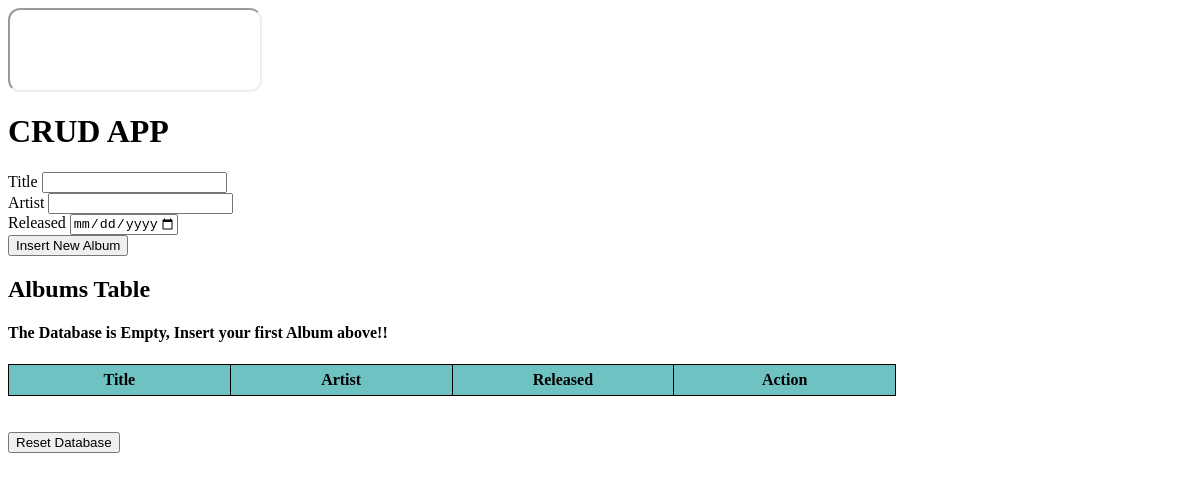
Before: / with the older database file.
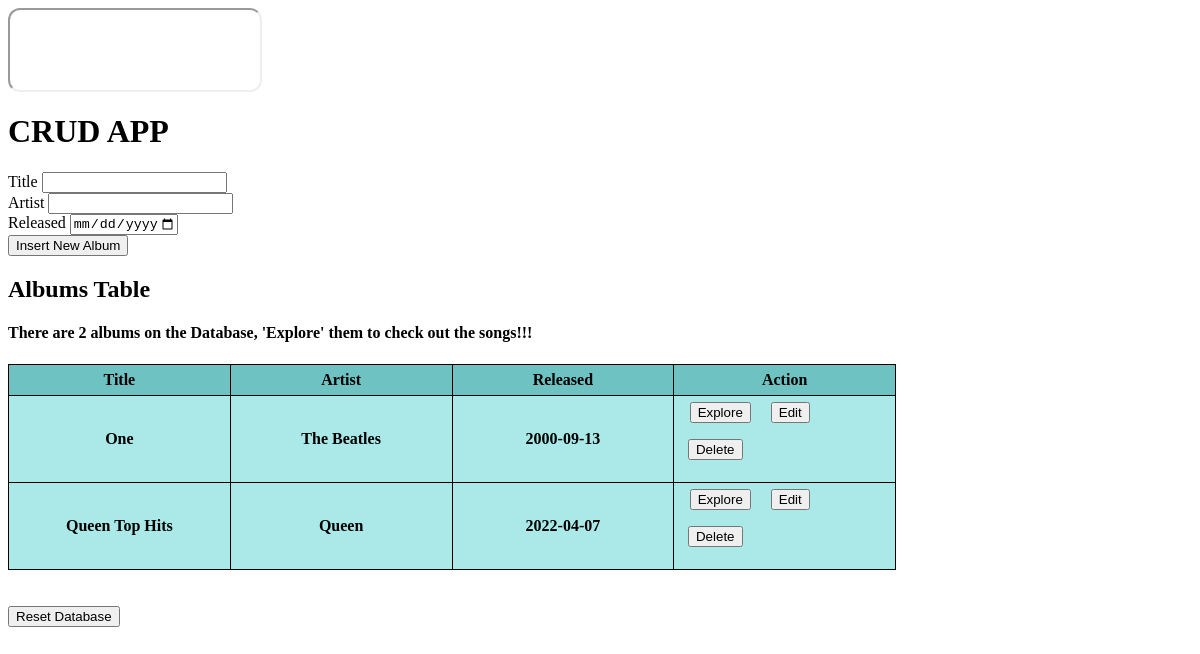
After: the same page with the newer database file.
### models.py (models this page shows, shortened)
class Albums(DB.Model):
    id = DB.Column(DB.Integer, primary_key = True, autoincrement=True)
    title = DB.Column(DB.String(30), nullable = False)
    artist = DB.Column(DB.String(30), nullable = False)
    released = DB.Column(DB.Date, nullable = False)

### app.py (the view)
@app.route('/')
def home():
    albums = Albums.query.all()
    albums_count = Albums.query.count()
    return render_template('home.html', Albums=albums, Albums_count=albums_count)

### templates/home.html (shortened to what this page needs)
<iframe style="border-radius:12px" src="https://open.spotify.com/embed/track/5jgFfDIR6FR0gvlA56Nakr?utm_source=generator&theme=0" width="250" height="80"></iframe>
<h1>CRUD APP</h1>
<form action="album_insert" method="post">
        <lable for="title">Title</lable>
        <input type="text" name="title" value="" required> <br>
        <lable for="artist">Artist</lable>
        <input type="text" name="artist" value="" required> <br>
        <label for="released">Released</label>
        <input type="date" name="released" value="" min="1900-01-01" max="2025-01-01" required> <br>
        <input type="submit" value="Insert New Album">
</form>
<html>
<body>
<h2>Albums Table</h2>
<h4>{% if Albums_count == 0 %}
    The Database is Empty, Insert your first Album above!!
    {% elif Albums_count == 1 %}
    There is only 1 Album on the Database, try adding some more!!
    {% else %}
    There are {{Albums_count}} albums on the Database, 'Explore' them to check out the songs!!!
    {% endif %}</h4>
<table style="width:75%">
  <tr>
    <th>Title</th>
    <th>Artist</th>
    <th>Released</th>
    <th>Action</th>
  </tr>
  <tr>
    {% for album in Albums %}
  <tr>
    <th> {{ album.title }}</th>
    <th> {{ album.artist }}</th>
    <th> {{ album.released }}</th>
    <th>
      <div style="float: left; width: 80">
        <form action="tracks" method="post">
          <input type="submit" value="Explore">
        </form>
      </div>
      <div style="float: left; width: 60" >
        <form action="edit_album" method="post">
          <input type="submit" value="Edit">
        </form>
      </div>
      <div style="float: left; width: 70">
        <form action="album_delete" method="post">
          <input type="submit" value="Delete">
        </form>
      </div>
    </th>
  </tr>
    {% endfor %}
</table>
<br>
<br>
<form action="reset" method="post">
  <input type="submit" value="Reset Database">
</form>
</body>
</html>

### templates/home.html (style rules this page uses)
table, th, td { border: 1px solid black; border-collapse: collapse; width: 100%; table-layout:fixed; padding: 6px; }
tr { background-color: #abe9e9; }
tr:first-child { background-color: #6fc2c2; }

Changed rows visible on the page:
added Albums: title "One", artist "The Beatles", released "2000-09-13"
added Albums: title "Queen Top Hits", artist "Queen", released "2022-04-07"
Other visible differences:
{{ Albums_count }}: (not shown) → "2"
text no longer shown: "The Database is Empty, Insert your first Album above!!"
text now shown: "There are albums on the Database, 'Explore' them to check out the songs!!!"
